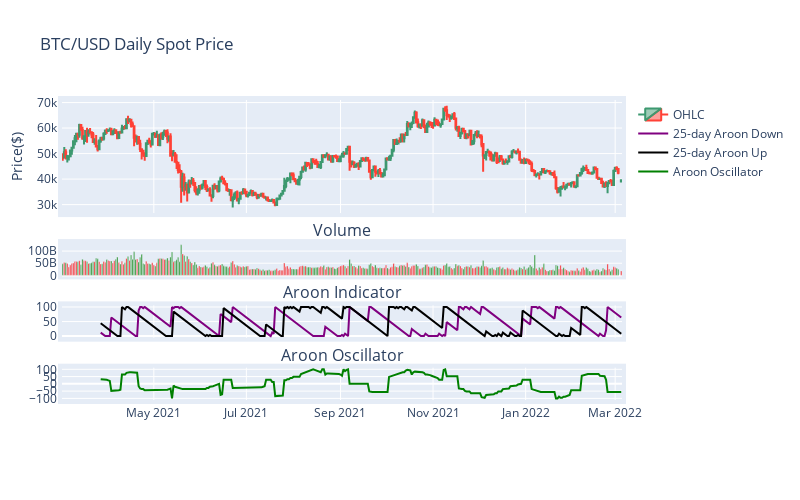

Notebook code for this chart:
### Code cell
fig3 = make_subplots(rows=4, cols=1, shared_xaxes=True, 
               vertical_spacing=0.10, subplot_titles=("","Volume", "Aroon Indicator", "Aroon Oscillator"), 
               row_width=[0.2,0.2,0.2, 0.7])
fig3.add_trace(go.Candlestick(x=data1.index,
                              open=data1['Open'],
                              high=data1['High'],
                              low=data1['Low'],
                              close=data1['Close'],
                              name= "OHLC",showlegend=True),row=1, col=1)
fig3.add_trace(go.Line(x=data1.index, y=aroondown, marker_color='purple', showlegend=True, name= "25-day Aroon Down"), row=3, col=1)
fig3.add_trace(go.Line(x=data1.index, y=aroonup, marker_color='black', showlegend=True, name= "25-day Aroon Up"), row=3, col=1)
fig3.add_trace(go.Line(x=data1.index, y=aroon, marker_color='green', showlegend=True, name= "Aroon Oscillator"), row=4, col=1)
colors = ['green' if row['Open'] - row['Close'] >= 0 
          else 'red' for index, row in data1.iterrows()]

fig3.add_trace(go.Bar(x=data1.index, y=data1['Volume'],marker_color=colors,showlegend=False), row=2, col=1)


fig3.update_layout(
    title='BTC/USD Daily Spot Price',
    xaxis_tickfont_size=12,
    yaxis=dict(
        title='Price($)',
        titlefont_size=14,
        tickfont_size=12,
    ),
    autosize=False,
    width=800,
    height=500,
    margin=dict(l=50, r=50, b=100, t=100, pad=4)
)

fig3.update(layout_xaxis_rangeslider_visible=False)
fig3.show()

### Figure 1 — Plotly figure (JSON) as saved in the notebook; plotly's stock layout.template omitted (floating-point values rounded to 4 significant figures; data arrays with more than 128 entries replaced by an {"elided": "..."} marker saying what was removed)
{"data": [{"close": {"elided": "369 float values"}, "high": {"elided": "369 float values"}, "low": {"elided": "369 float values"}, "name": "OHLC", "open": {"elided": "369 float values"}, "showlegend": true, "type": "candlestick", "x": {"elided": "369 str values"}, "xaxis": "x", "yaxis": "y"}, {"marker": {"color": "purple"}, "name": "25-day Aroon Down", "showlegend": true, "type": "scatter", "x": {"elided": "369 str values"}, "xaxis": "x3", "y": {"elided": "369 int values"}, "yaxis": "y3"}, {"marker": {"color": "black"}, "name": "25-day Aroon Up", "showlegend": true, "type": "scatter", "x": {"elided": "369 str values"}, "xaxis": "x3", "y": {"elided": "369 int values"}, "yaxis": "y3"}, {"marker": {"color": "green"}, "name": "Aroon Oscillator", "showlegend": true, "type": "scatter", "x": {"elided": "369 str values"}, "xaxis": "x4", "y": {"elided": "369 int values"}, "yaxis": "y4"}, {"marker": {"color": {"elided": "369 str values"}}, "showlegend": false, "type": "bar", "x": {"elided": "369 str values"}, "xaxis": "x2", "y": {"elided": "369 int values"}, "yaxis": "y2"}], "layout": {"annotations": [{"font": {"size": 16}, "showarrow": false, "text": "Volume", "x": 0.5, "xanchor": "center", "xref": "paper", "y": 0.5231, "yanchor": "bottom", "yref": "paper"}, {"font": {"size": 16}, "showarrow": false, "text": "Aroon Indicator", "x": 0.5, "xanchor": "center", "xref": "paper", "y": 0.3154, "yanchor": "bottom", "yref": "paper"}, {"font": {"size": 16}, "showarrow": false, "text": "Aroon Oscillator", "x": 0.5, "xanchor": "center", "xref": "paper", "y": 0.1077, "yanchor": "bottom", "yref": "paper"}], "autosize": false, "height": 500, "margin": {"b": 100, "l": 50, "pad": 4, "r": 50, "t": 100}, "title": {"text": "BTC/USD Daily Spot Price"}, "width": 800, "xaxis": {"anchor": "y", "autorange": true, "domain": [0, 1], "matches": "x4", "range": ["2021-03-01 12:00", "2022-03-05 12:00"], "rangeslider": {"visible": false, "yaxis": {}}, "showticklabels": false, "tickfont": {"size": 12}, "type": "date"}, "xaxis2": {"anchor": "y2", "autorange": true, "domain": [0, 1], "matches": "x4", "range": ["2021-03-01 12:00", "2022-03-05 12:00"], "showticklabels": false, "type": "date"}, "xaxis3": {"anchor": "y3", "autorange": true, "domain": [0, 1], "matches": "x4", "range": ["2021-03-01 12:00", "2022-03-05 12:00"], "showticklabels": false, "type": "date"}, "xaxis4": {"anchor": "y4", "autorange": true, "domain": [0, 1], "range": ["2021-03-01 12:00", "2022-03-05 12:00"], "type": "date"}, "yaxis": {"anchor": "x", "autorange": true, "domain": [0.6231, 1], "range": [26680.0, 71010.0], "tickfont": {"size": 12}, "title": {"font": {"size": 14}, "text": "Price($)"}}, "yaxis2": {"anchor": "x2", "autorange": true, "domain": [0.4154, 0.5231], "range": [0, 133000000000.0], "type": "linear"}, "yaxis3": {"anchor": "x3", "autorange": true, "domain": [0.2077, 0.3154], "range": [-5.556, 105.6], "type": "linear"}, "yaxis4": {"anchor": "x4", "autorange": true, "domain": [0, 0.1077], "range": [-111.1, 111.1], "type": "linear"}}}
